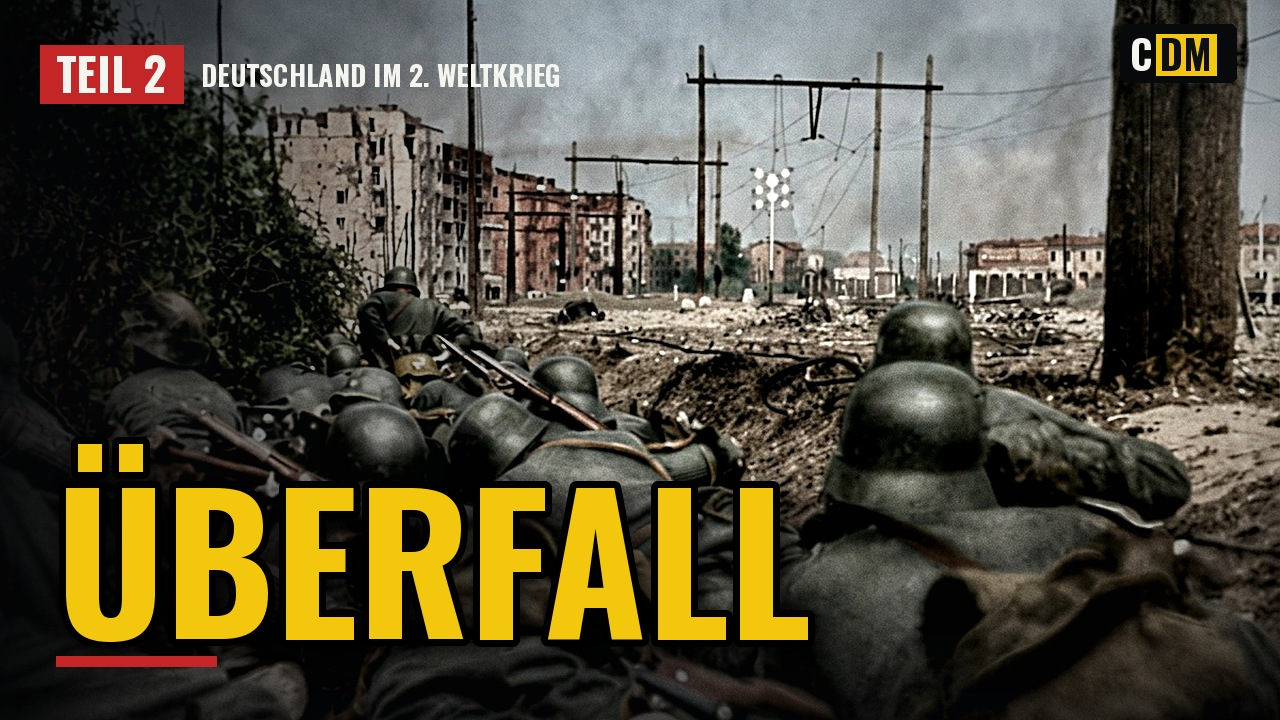
#> input picture chronik/serie/thumbs_v2/T2_foto.jpg, 1280 x 720 px, given in place of T2_foto.jpg.jpg, which was not available
$ python -i lib9.py   (imports and definitions only)
#> lines starting #> are read from the running program, lines starting #| are printed output that depends on the picture
# minimal cover lib for the Wunderlich short (covers4.py job 'wunderlich'); colourised portrait from Boran
import os
from PIL import Image, ImageFont
B = os.path.dirname(os.path.dirname(os.path.abspath(__file__))) + '/'
YEL, RED, WHITE, DARK = (244, 199, 15), (196, 38, 40), (245, 245, 240), (14, 15, 18)
def oswald(s):
    f = ImageFont.truetype('/tmp/claude-0/fonts/Oswald.ttf', s)
    try: f.set_variation_by_name('Bold')
    except Exception: pass
    return f
def src(name):
    # the portrait fills the frame, so the fixed logo would sit on the forehead: extend the plain grey wall upwards a little, feathered
    from PIL import ImageFilter
    import numpy as np
    im = Image.open(B + 'img/' + name + '.jpg').convert('RGB'); w, h = im.size; add = int(h * 0.10); feather = 260
#> in src, im is the input picture: PIL image 1280x720 RGB; mean R, G, B 85.1, 79.6, 62
#> after `w, h = im.size`: w = 1280; h = 720
#> after `add = int(h * 0.1)`: add = 72
    wall = np.array(im.crop((0, 0, w, 60)), np.float32).mean(axis=(0, 1))
#> wall = [110.4, 113.2, 114.9]
    top = np.tile(wall, (add + feather, w, 1)) + np.random.default_rng(1).normal(0, 6, (add + feather, w, 1))
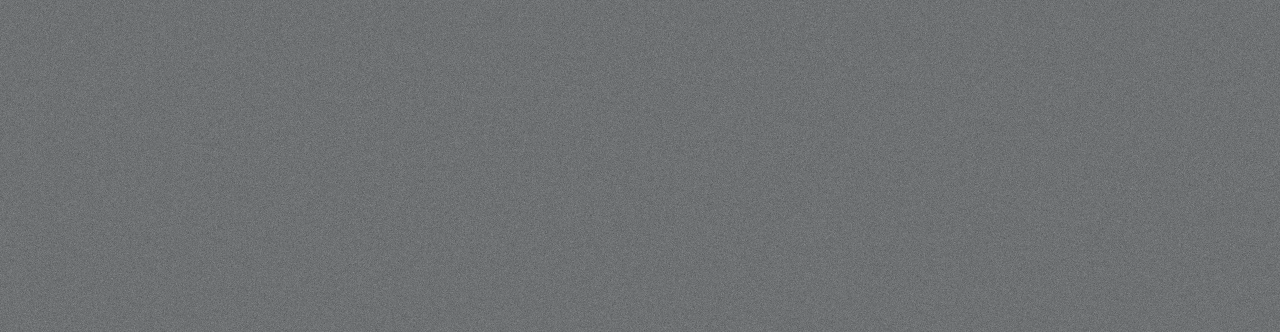
#> top: shape (332, 1280, 3) float64; mean of channels 0, 1, 2 110.4, 113.2, 114.9; drawn as R, G, B
    out = np.zeros((h + add, w, 3), np.float32); out[add:] = np.array(im, np.float32); a = np.clip(np.arange(add + feather) - add, 0, feather) / feather
#> after `out[add:] = np.array(im, np.float32)`:
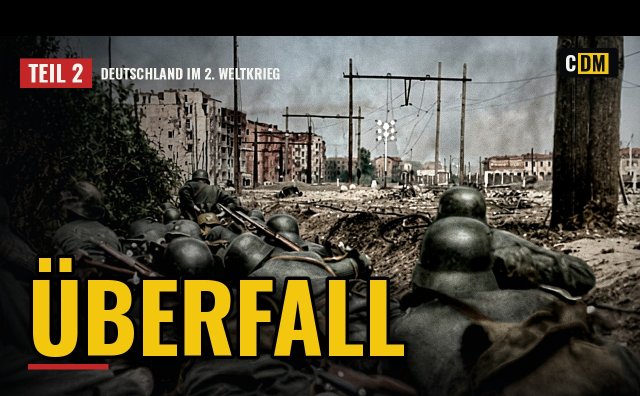
#> out: shape (792, 1280, 3) float32 (shown at 1/2 size); mean R, G, B 77.2, 72.3, 56.4
#> after `a = np.clip(np.arange(add + feather) - add, 0, feather) / feather`: a = 332 values from 0 to 0.996
    out[:add + feather] = top * (1 - a)[:, None, None] + out[:add + feather] * a[:, None, None]
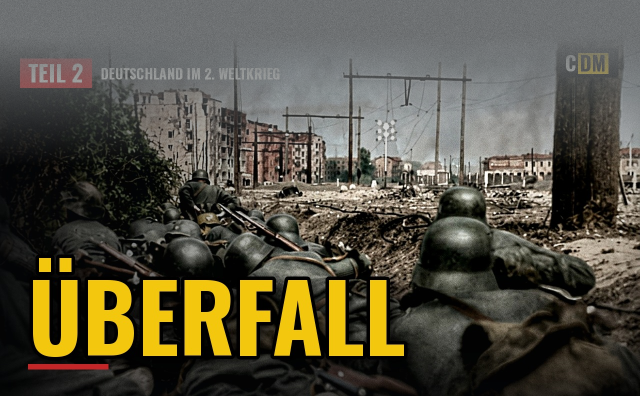
#> out: shape (792, 1280, 3) float32 (shown at 1/2 size); mean R, G, B 86.5, 82.5, 67.1
    return Image.fromarray(np.clip(out, 0, 255).astype('uint8')).filter(ImageFilter.GaussianBlur(0.6))

>>> result = src('../../../chronik/serie/thumbs_v2/T2_foto.jpg')

$ run again, on chronik/serie/thumbs_v2/T3_foto.jpg
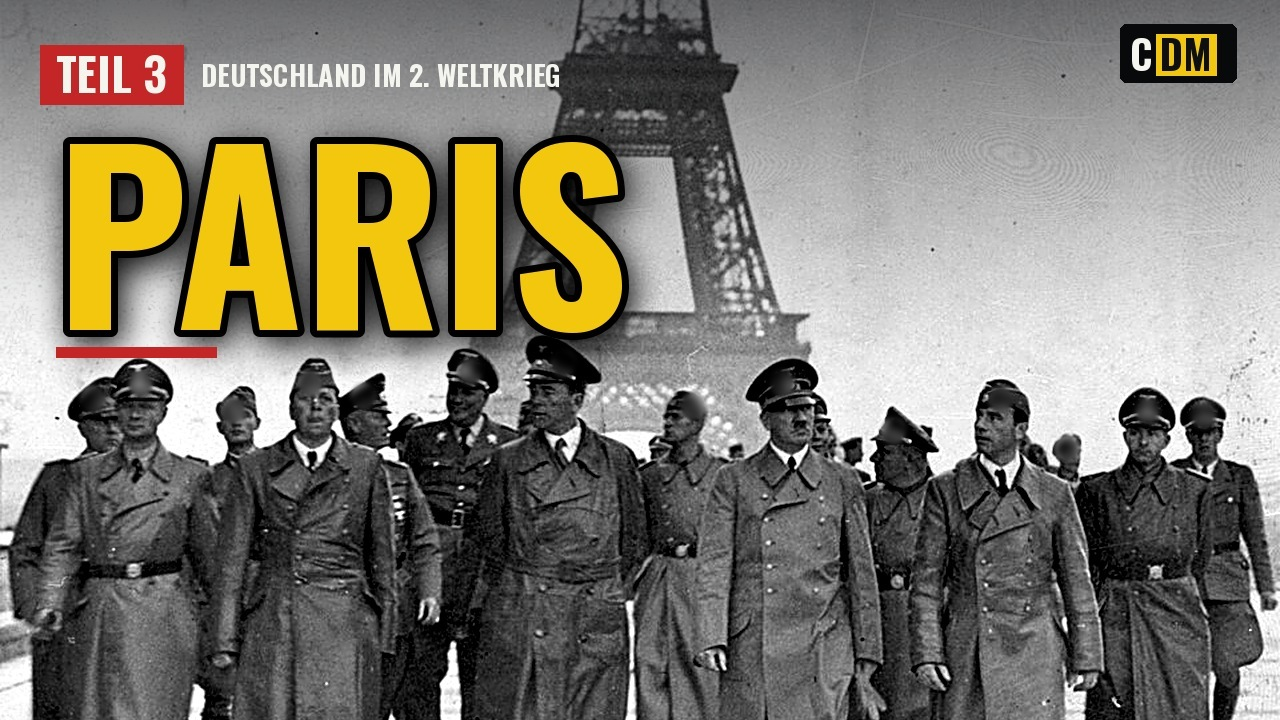
#> input picture chronik/serie/thumbs_v2/T3_foto.jpg, 1280 x 720 px, given in place of T3_foto.jpg.jpg, which was not available
#> in src, im is the input picture: PIL image 1280x720 RGB; mean R, G, B 126.6, 122.1, 109.9
#> wall = [110.5, 106.3, 106.3]
#> in src, `out[add:] = np.array(im, np.float32)`:
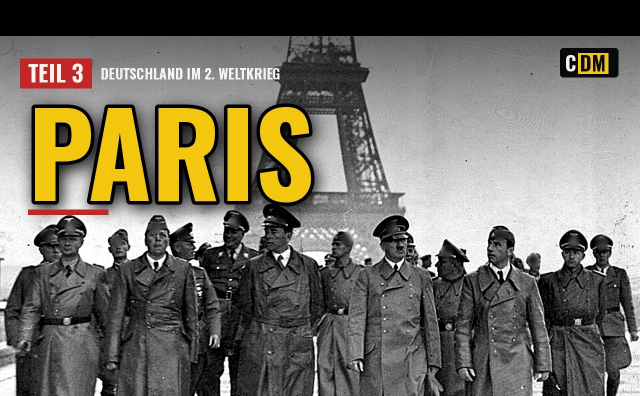
#> out: shape (792, 1280, 3) float32 (shown at 1/2 size); mean R, G, B 115.1, 111.1, 99.9
#> in src, `out[:add + feather] = top * (1 - a)[:, None, None] + out[:add + feathe..`:
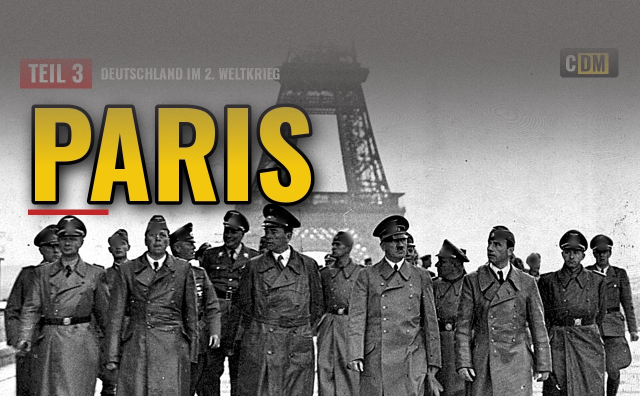
#> out: shape (792, 1280, 3) float32 (shown at 1/2 size); mean R, G, B 121.5, 117.5, 108.1

$ run again, on chronik/serie/thumbs_v2/T1_ki.jpg
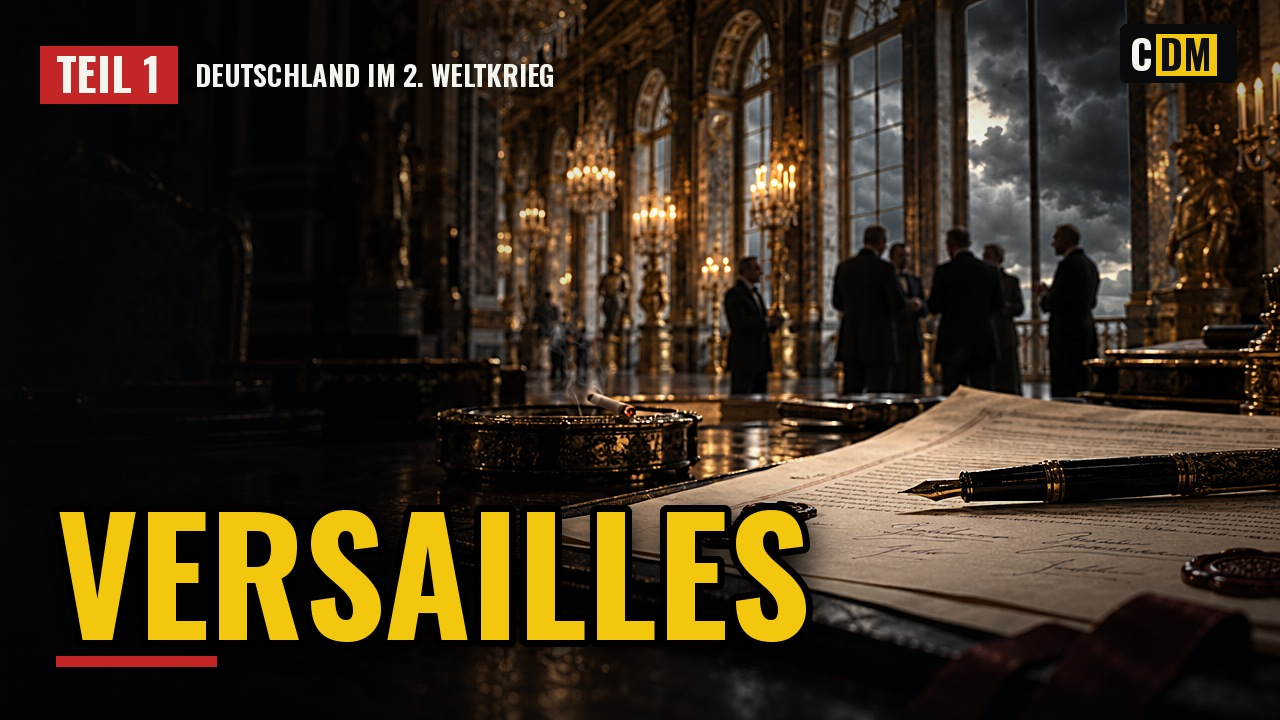
#> input picture chronik/serie/thumbs_v2/T1_ki.jpg, 1280 x 720 px, given in place of T1_ki.jpg.jpg, which was not available
#> in src, im is the input picture: PIL image 1280x720 RGB; mean R, G, B 57.7, 45.8, 28.4
#> wall = [34.46, 24.64, 17.92]
#> in src, `top = np.tile(wall, (add + feather, w, 1)) + np.random.default_rng(1)...`:
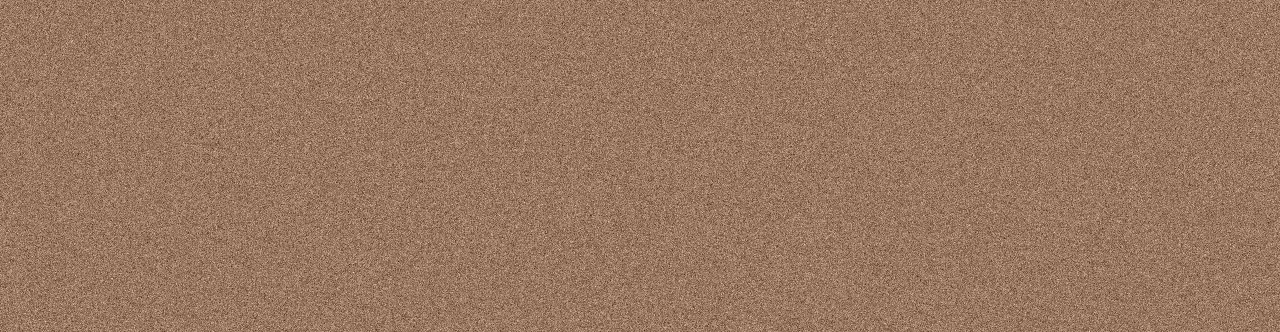
#> top: shape (332, 1280, 3) float64; mean of channels 0, 1, 2 34.4, 24.6, 17.9; drawn with min black and max white
#> in src, `out[:add + feather] = top * (1 - a)[:, None, None] + out[:add + feathe..`:
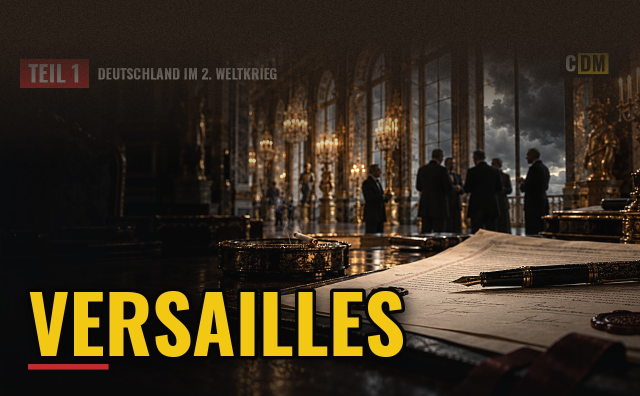
#> out: shape (792, 1280, 3) float32 (shown at 1/2 size); mean R, G, B 52.9, 41.5, 25.3; drawn with min black and max white
